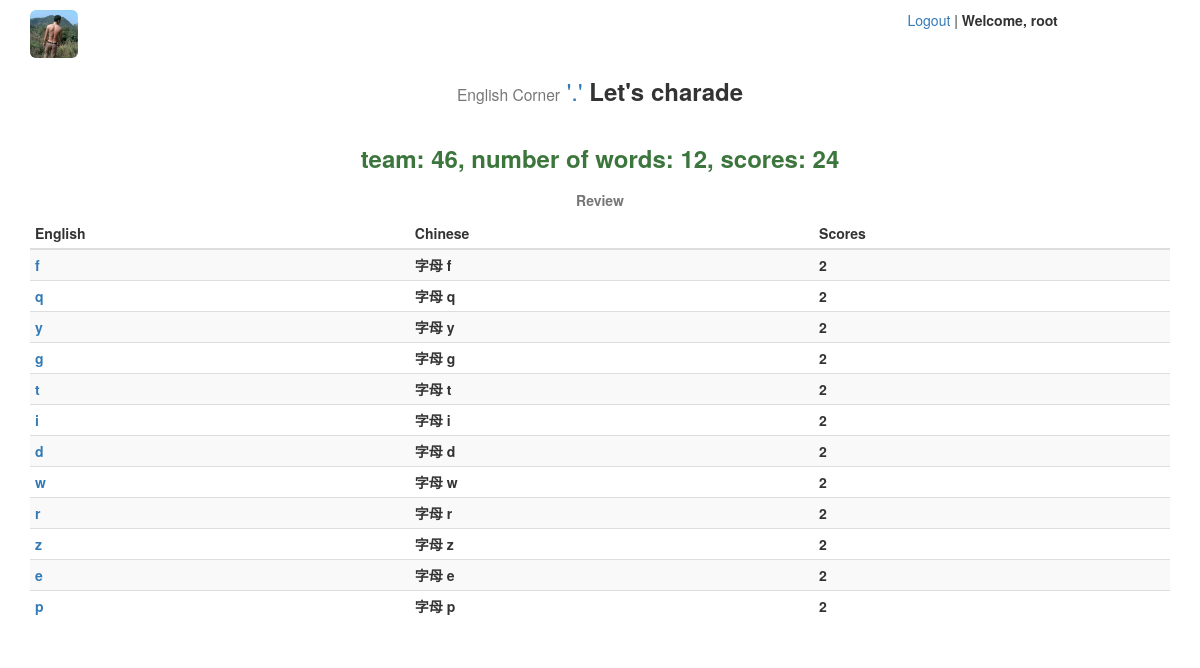
The page /charade/set/46/play/ (signed in) on the database as committed earlier.
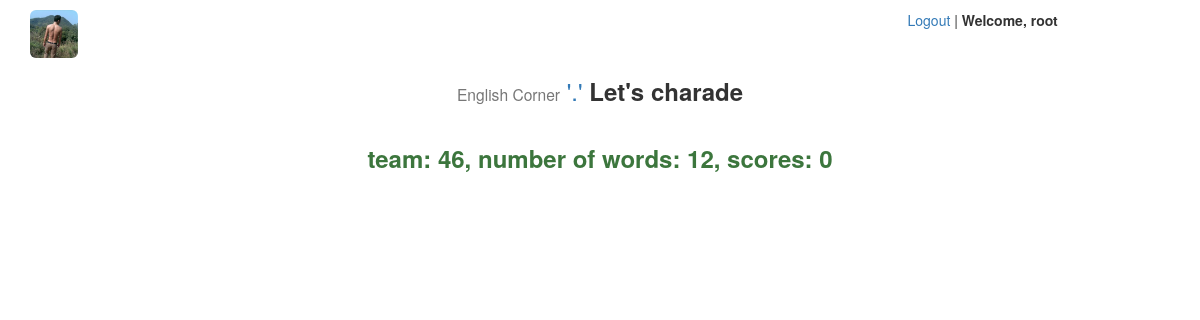
The same page on the database as committed later.
### charade/models.py (models this page shows, shortened)
@python_2_unicode_compatible
class GameTemporaryTable(models.Model):
    board = models.ForeignKey(GameScoreBoard)
    en = models.CharField('en', max_length=100)
    zh = models.CharField('中文', max_length=100)
    exp = models.TextField('解释', max_length=200, null=True)
    scores = models.IntegerField('得分', default=0)
    used = models.IntegerField('used', default=0)
    vid = models.IntegerField('vid', default=0)

### charade/views.py (the view)
# urls.py: url(r'^set/(?P<board_id>[0-9]+)/play/$', views.game_play, name='game_play'),
def game_play(request, board_id):
    gsb = get_object_or_404(GameScoreBoard, pk=board_id)
    unused_word_list = gsb.gametemporarytable_set.exclude(used=1).order_by('?')[:1]
    if unused_word_list:
        context = {'word_list': unused_word_list}
    else:
        sum_scores = 0
        used_word_list = gsb.gametemporarytable_set.filter(used=1)
        for w in used_word_list:
            sum_scores += w.scores
        gsb.scores = sum_scores
        gsb.dt_end = timezone.now()
        gsb.save()
        msgs = 'team: {0}, number of words: {1}, scores: {2}'.format(board_id, gsb.amount, sum_scores)
        context = {'msgs': msgs,
                   'used_word_list': used_word_list,
                    }
    return render(request, 'charade/play.html', context)

### charade/templates/charade/play.html (shortened to what this page needs)
{% extends 'charade/base.html' %}
{% load i18n staticfiles %}
{% block css4this %}
    <link rel="stylesheet" href="{% static 'charade/css/charade-play.css' %}">
{% endblock %}
{% block content %}
{% if msgs %}
    <div class="row text-center">
        <h3><p class="text-success"><strong>{{ msgs }}<strong></p></h3>
    </div>
{% endif %}
{% if used_word_list %}
    <div class="table-responsive">
        <table class="table table-striped table-condensed">
            <caption class="text-center">{% trans 'Review' %}</caption>
            <thead>
                <tr>
                    <th>{% trans 'English' %}</th>
                    <th>{% trans 'Chinese' %}</th>
                    <th>{% trans 'Scores' %}</th>
                </tr>
            </thead>
            <tbody>
            {% for w in used_word_list %}
                <tr>
                    <td><a href="{% url 'charade:explanation' w.vid %}" title="Explanation" target="_blank">{{ w.en }}</a></td>
                    <td>{{ w.zh }}</td>
                    <td>{{ w.scores }}</td>
                </tr>
            {% endfor %}
            </tbody>
        </table>
    </div>
{% else %}
    <div class="row">
    </div>
{% endif %}
{% endblock %}

### charade/templates/charade/base.html (shortened to what this page needs)
{% load i18n staticfiles %}
<!DOCTYPE html>
<html xmlns="http://www.w3.org/1999/xhtml">
<head>
    <link rel="stylesheet" href="{% static 'charade/css/bootstrap.min.css' %}">
    <link rel="stylesheet" href="{% static 'charade/css/charade-base.css' %}">
    {% block css4this %}{% endblock %}
</head>
<body>
<div class="container">
    <div class="row">
    </div>
    <div class="row">
        <div class="col-xs-3 col-sm-3">
            <a href="/">
                <img class="img-rounded img-avatar" src="{% static 'charade/images/avatar.jpg' %}" alt="Home" title="Back Home? Click me."></img>
            </a>
        </div>
        <div class="col-xs-6 col-sm-6">
        </div>
        <div class="col-xs-3 col-sm-3">
        {% if user.is_authenticated %}
            <a href="{% url 'accounts:logout' %}" title="logout">{% trans 'Logout' %}</a>
            |<strong>
            {% trans 'Welcome' %}, {{ user.username }}
            </strong>
        {% endif %}
        </div>
    </div>
    <div class="row">
        <div class="col-xs-3 col-sm-3">
        </div>
        <div class="col-xs-6 col-sm-6">
            <h3 id="tips" class="text-center">
                <small id="tips1">English Corner</small>
                <a href="{% url 'charade:show_about' %}" title="About">'.'</a>
                <strong id="tips2">Let's charade</strong>
            </h3>
        </div>
        <div class="col-xs-3 col-sm-3">
        </div>
    </div>
    <div class="row">
        <div class="col-xs-6 col-sm-6">
        </div>
        <div class="col-xs-6 col-sm-6">
        </div>
    </div>
    {% block content %}{% endblock %}
</div>
</body>
</html>

### charade/static/charade/css/charade-base.css (style rules this page uses)
.img-avatar { width: 48px; height: 48px; }

Rows that differ between the two databases and show on the page:
removed GameTemporaryTable: en "f", zh "字母 f", scores "2"
removed GameTemporaryTable: en "q", zh "字母 q", scores "2"
removed GameTemporaryTable: en "y", zh "字母 y", scores "2"
removed GameTemporaryTable: en "g", zh "字母 g", scores "2"
removed GameTemporaryTable: en "t", zh "字母 t", scores "2"
removed GameTemporaryTable: en "i", zh "字母 i", scores "2"
removed GameTemporaryTable: en "d", zh "字母 d", scores "2"
removed GameTemporaryTable: en "w", zh "字母 w", scores "2"
removed GameTemporaryTable: en "r", zh "字母 r", scores "2"
removed GameTemporaryTable: en "z", zh "字母 z", scores "2"
removed GameTemporaryTable: en "e", zh "字母 e", scores "2"
removed GameTemporaryTable: en "p", zh "字母 p", scores "2"
Other text that changed with them:
{{ msgs }}: "team: 46, number of words: 12, scores: 24" → "team: 46, number of words: 12, scores: 0"
text no longer shown: "Review English Chinese Scores"
